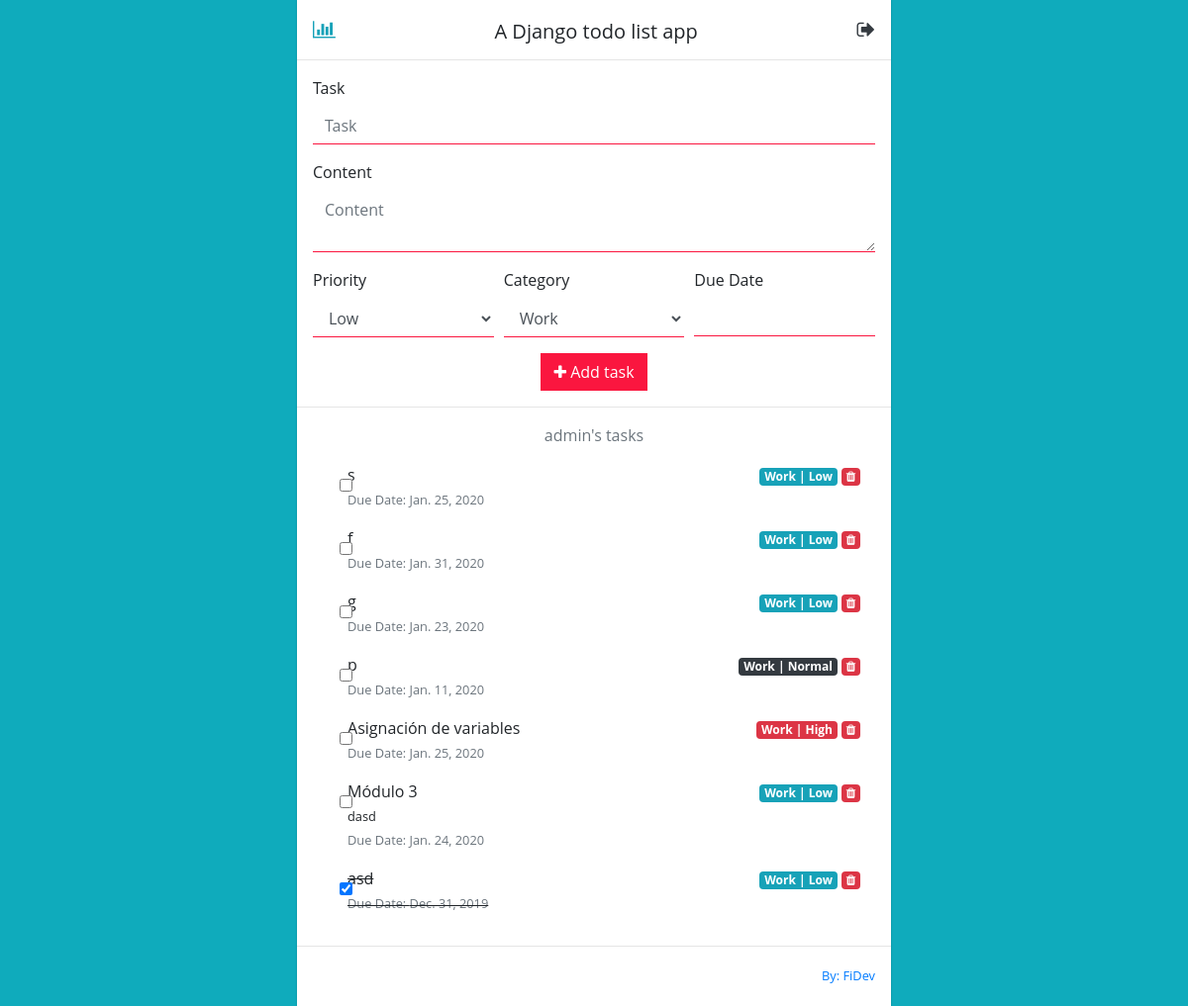
The app's page / (signed in) with its own data.
### todo/models.py (models this page shows, shortened)
class Task(models.Model):
    user = models.ForeignKey(User, on_delete=models.CASCADE)
    title = models.CharField(max_length=250)
    content = models.TextField(blank=True, null=True)
    completed = models.BooleanField(default=False)
    created = models.DateField(default=timezone.now().strftime("%Y-%m-%d"))
    due_date = models.DateField(default=timezone.now().strftime("%Y-%m-%d"))
    category = models.ForeignKey(Category,
                                default="general",
                                on_delete=models.PROTECT)
    priority = models.ForeignKey(Priority,
                                default="normal",
                                on_delete=models.PROTECT)
    class Meta:
        verbose_name = ("Task")
        verbose_name_plural = ("Tasks")
        ordering = ["-created"]

class Category(models.Model):
    name = models.CharField(max_length=100)
    class Meta:
        verbose_name = ("Category")
        verbose_name_plural = ("Categories")
    def __str__(self):
        return self.name

class Priority(models.Model):
    name = models.CharField(max_length=100)
    class Meta:
        verbose_name = ("Priority")
        verbose_name_plural = ("Priorities")
    def __str__(self):
        return self.name

### todo/views.py (the view, shortened to what this page needs)
# urls.py: path('', views.index, name="index"),
@login_required
def index(request):
    tasks = Task.objects.filter(user=request.user).select_related('category')
    return render(request, 'todo/index.html', {
        'priorities': Priority.objects.all(),
        'categories': Category.objects.all(),
        'tasks': tasks
    })

### todo/templates/todo/index.html (shortened to what this page needs)
{% extends "todo/base.html" %}
{% block content %}
<div class="container main-container">
  <div class="row justify-content-center text-center">
    <div class="col-12">
      <div class="title">
        <h5 class="tagline">
          <a href="{% url 'todo:report' %}" class="text-info">
            <i class="fa fa-bar-chart float-left ml-3 pointer"></i>
          </a>
          A Django todo list app
          <a href="{% url 'logout' %}" class="text-dark">
            <i class="fa fa-sign-out float-right mr-3 pointer"></i>
          </a>
        </h5>
      </div>
      <hr class="w-100">
      <form class="form text-left m-3" action="" method="post">
        <div class="form-row">
          <div class="form-group col-md-12">
            <label for="task">Task</label>
            <input type="text" class="form-control" id="task" placeholder="Task" name="title">
          </div>
          <div class="form-group col-md-12">
            <label for="content">Content</label>
            <textarea type="text" class="form-control" id="content" placeholder="Content" name="content"></textarea>
          </div>
        </div>
        <div class="form-row">
          <div class="form-group col-md-4">
            <label for="priority">Priority</label>
            <select id="priority" class="form-control" name="priority">
              {% for priority in priorities %}
                <option value="{{priority.id}}">{{priority|title}}</option>
              {% endfor %}
            </select>
          </div>
          <div class="form-group col-md-4">
            <label for="category">Category</label>
            <select id="category" class="form-control" name="category">
              {% for category in categories %}
                <option value="{{category.id}}">{{category|title}}</option>
              {% endfor %}
            </select>
          </div>
          <div class="form-group col-md-4">
            <label for="due_date">Due Date</label>
            <input type='text' class="form-control" name="due_date" id="due_date"/>
          </div>
        </div>
        <div class="text-center w-100">
          <button class="btn btn-success rounded-0 add-task text-center" type="submit">
            <i class="fa fa-plus icon"></i> Add task
          </button>
        </div>
      </form>
      <hr class="w-100">
    </div>
    <div class="col-12">
      <div class="text-muted mb-3">
        {{request.user}}'s tasks
      </div>
      {% for task in tasks %}
        <div class="row text-left m-3">
          <div class="col-8">
            <div class="form-check">
              <input
                class="form-check-input complete-task"
                type="checkbox" id="complete-{{task.id}}"
                {% if task.completed %}checked{% endif %}
                >
              <label class="form-check-label" for="complete-{{task.id}}">
                <p class="card-text m-0">{{task.title}}</p>
                <small class="card-text m-0">{{task.content|default:""}}</small>
                <p class="card-text"><small class="text-muted">Due Date: {{task.due_date}}</small></p>
              </label>
            </div>
          </div>
          <div class="col-4 text-right">
            <span class="badge
            {% if task.priority.name == 'low'%}
            badge-info
            {% endif %}
            {% if task.priority.name == 'normal'%}
            badge-dark
            {% endif %}
            {% if task.priority.name == 'high'%}
            badge-danger
            {% endif %}
            ">{{task.category}} | {{task.priority|title}}</span>
            <span class="badge badge-danger delete-task" task-id="{{task.id}}"><i class="fa fa-trash"></i></span>
          </div>
        </div>
      {% empty %}
      <h4>You don't have any task, add some!</h4>
      {% endfor %}
    </div>
  </div>
  <div class="row">
    <div class="col-12 text-right">
      <hr class="w-100">
      <small class="text-muted mr-3">
        <a href="https://fide.dev/sobre-mi/" target="_blank">By: FiDev</a>
      </small>
    </div>
  </div>
</div>
{% endblock %}

### todo/templates/todo/base.html (shortened to what this page needs)
<!DOCTYPE html>
<html >
<head>
  {% load static %}
  <link rel="stylesheet" href="https://maxcdn.bootstrapcdn.com/bootstrap/4.0.0-beta/css/bootstrap.min.css">
  <link rel="stylesheet" type="text/css" href="https://maxcdn.bootstrapcdn.com/font-awesome/4.7.0/css/font-awesome.min.css">
  <link href="https://unpkg.com/gijgo@1.9.13/css/gijgo.min.css" rel="stylesheet" type="text/css" />
  <link rel="stylesheet" type="text/css" href="{% static 'todo/css/style.css' %}">
</head>
<body>
<div>
  <div class="container">
    <div class="content">
      {% block content %}
      {% endblock %}
    </div>
   </div>
</div>
</body>
</html>

### todo/static/todo/css/style.css (style rules this page uses)
*, *:before, *:after { -webkit-box-sizing: border-box; -moz-box-sizing: border-box; box-sizing: border-box; }
html { font-size: 100%; }
body { background: #0fabbc; font-family: 'Open Sans',sans-serif; }
.main-container { width: 600px; margin: 0 auto; background: #ffffff; padding: 20px 0; -webkit-box-shadow: 0 0 2px rgba(0,0,0,0.2); box-shadow: 0 0 2px rgba(0,0,0,0.2); }
.add-task { background-color: #fa163f; border-color: #fa163f; cursor: pointer; }
.form-check-input { position: absolute; margin-top: 1rem !important; margin-left: -.5rem !important; }
.form-control { border: 0px !important; border-bottom: 1px solid #fa163f !important; border-radius: 0 !important; }
.form-check-input:checked + label.form-check-label { text-decoration: line-through; }
.delete-task, .pointer { cursor: pointer; }

### records on screen
Task: title "s", due_date "Jan. 25, 2020", category "Work", priority "Low"
Task: title "f", due_date "Jan. 31, 2020", category "Work", priority "Low"
Task: title "g", due_date "Jan. 23, 2020", category "Work", priority "Low"
Task: title "p", due_date "Jan. 11, 2020", category "Work", priority "Normal"
Task: title "Asignación de variables", due_date "Jan. 25, 2020", category "Work", priority "High"
Task: title "Módulo 3", content "dasd", due_date "Jan. 24, 2020", category "Work", priority "Low"
Task: completed "☑", title "asd", due_date "Dec. 31, 2019", category "Work", priority "Low"

### other values on screen
{{ request.user }} "admin"
form field priority "Low"
form field category "Work"
